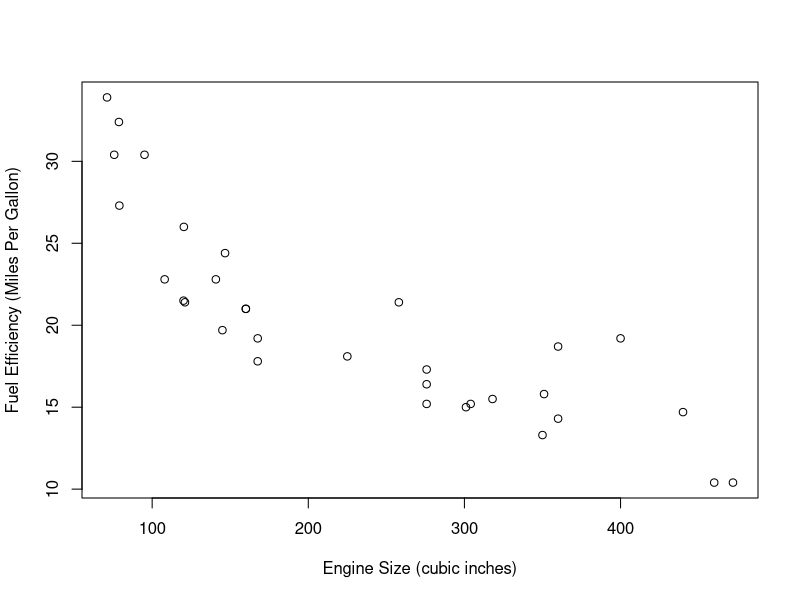

Reproduce this figure in R.
head(mtcars)

plot(y = mtcars$mpg, x = mtcars$disp, xlab = "Engine Size (cubic inches)", ylab = "Fuel Efficiency (Miles Per Gallon)")

model  <- lm(mtcars$mpg ~ mtcars$disp)

coef(model)

split.size  <- 0.8
sample.size  <- floor(split.size * nrow(mtcars))
set.seed(123)

train_indices  <- sample(seq_len(nrow(mtcars)), size = sample.size)

train  <- mtcars[train_indices, ]
test  <- mtcars[-train_indices, ]

# build out
model2  <- lm(mpg ~ disp, data = train)

new.data  <- data.frame(disp = test$disp)

test$output  <- predict(model2, new.data)

sqrt(sum(test$mpg - test$output)^2/nrow(test))
